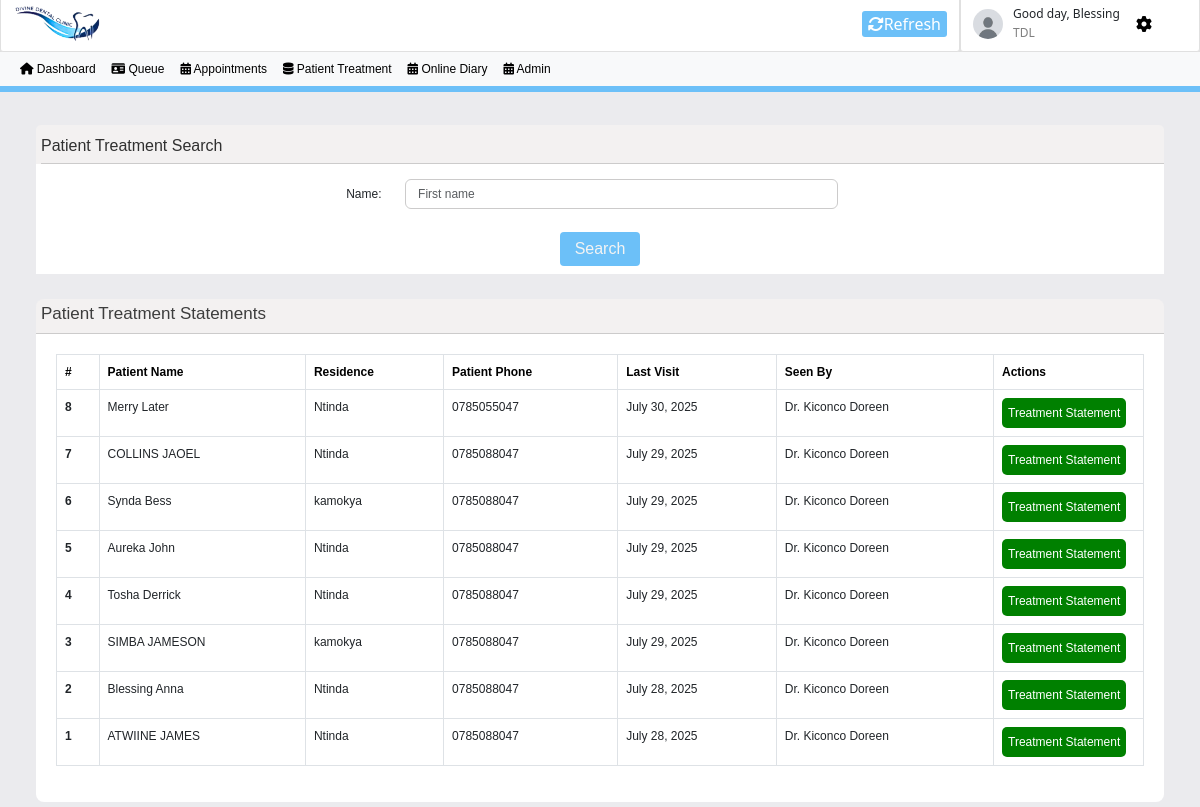
The app's page /admin_patient_treatment/ (signed in) with its own data.
### divine_dental_clinic/models.py (models this page shows, shortened)
class Patient(models.Model):
    first_name=models.CharField(max_length=100)
    last_name=models.CharField(max_length=100)
    phone=models.CharField(max_length=50)
    residence=models.CharField(max_length=100, null=True,blank=True)
    gender=models.CharField(max_length=100, null=True,blank=True)
    date_of_birth=models.DateField(null=True,blank=True)
    email=models.EmailField(unique=True,null=True,blank=True)

class Queue(models.Model):
    patient = models.ForeignKey(Patient,on_delete=models.CASCADE)
    type = models.CharField(max_length=150, null=True,blank=True)#-------for CASH or INSURANCE-----------
    number = models.CharField(max_length=150)
    id_number = models.CharField(max_length=150)
    date = models.DateField()
    created_at = models.DateField(auto_now_add=True)
    doctor = models.CharField(max_length=150, null=True,blank=True)
    procedure = models.CharField(max_length=150, null=True,blank=True)

### divine_dental_clinic/views.py (the view)
# urls.py: path('admin_patient_treatment/', views.admin_patient_treatment, name='admin_patient_treatment'),
@login_required(login_url="login")
@user_passes_test(is_admin)
def admin_patient_treatment(request):
    patients = Patient.objects.all().order_by('-id')
    first_name_q = request.GET.get('first_name')
    if first_name_q:
        patients = patients.filter(first_name__icontains=first_name_q)
    mydict = {
        'patients':patients
    }
    return render(request, 'admin-patient-treatment.html', context=mydict)

### divine_dental_clinic/views.py (called while the page is built)
def is_admin(user):
    return user.groups.filter(name='ADMIN').exists()

### divine_dental_clinic/templates/admin-patient-treatment.html (shortened to what this page needs)
{% load static %}
<!DOCTYPE html>
<html lang="en">
<head>
    <link rel="stylesheet" href="https://cdnjs.cloudflare.com/ajax/libs/font-awesome/6.7.2/css/all.min.css"
 />
    <link href="https://cdn.jsdelivr.net/npm/bootstrap@5.3.0/dist/css/bootstrap.min.css"
    rel="stylesheet">
</head>
<body style="background-color: rgb(235, 235, 238);">
    <header style="position: fixed;width: 100%;">
        <nav style="width: 100%; padding-top: 1px; background-color: rgb(224, 224, 224);">
            <div style="
            display: flex; justify-content: space-between;">
                <div style="
                width: 80%;
                display: flex;
                background-color: hsl(0, 0%, 100%);
                justify-content: space-between;
                align-items: center;
                padding: 1%;
                border-radius: 3px;
                border: 1px solid rgb(224, 224, 224);">
                    <div style="display: flex;">
                        <img style="height: 50px;margin: -20px 0 -20px 0;" src="{% static 'img/vim-removebg.png' %}" alt="img">
                    </div>
                    <button id="refreshButton" style="
                    background-color: rgb(108, 192, 248);
                    border: none;
                    border-radius: 3px;
                    color: white;"><i class="fa-solid fa-rotate"></i>Refresh</button>
                </div>
                <div class="dropdown" style="
                display: flex;
                align-items: center;
                padding: 1%;
                width: 20%;
                background-color: hsl(0, 0%, 100%);
                gap: 10px;
                border: 1px solid rgb(224, 224, 224);
                border-radius: 3px;
                align-items: center;">
                    <div>
                        <img style="width: 30px;height: 30px;border-radius: 50%;" src="{% static 'img/user.jpg' %}" alt="pic">
                    </div>
                    <div style="display: flex;flex-direction: column; justify-content: center; height: 30px;">
                        <p style="font-size: 12px; font-weight: 500; margin-top: 15px;">Good day, {{request.user.username}}</p>
                        <p style="font-size: 12px; margin-top: -15px; color: grey;font-weight: 500;">TDL</p>
                    </div>
                    <div>
                        <a href="{% url 'admin_my_profile' %}"><button style="
                            background-color: white;
                            border: none;"><i class="fa-solid fa-gear"></i></button></a>
                    </div>
                </div>
            </div>
        </nav>
        <nav style="
        border-bottom: 6px solid rgb(108, 192, 248);
        height: 40px;" class="navbar navbar-expand-lg navbar-light bg-light">
            <div class="container-fluid">
                <div class="collapse navbar-collapse" id="navbarSupportedContent">
                    <ul class="navbar-nav me-auto mb-2 mb-lg-0">
                        <li class="nav-item">
                            <a style="font-size: 12px;font-family: sans-serif, Courier; font-weight: 500;color: black;" class="nav-link active" aria-current="page" href="{% url 'admin_dashboard' %}"><i class="fa-solid fa-house"></i> Dashboard</a>
                        </li>
                        <li class="nav-item">
                            <a style="font-size: 12px;font-family: sans-serif, Courier; font-weight: 500;color: black;" class="nav-link" href="{% url 'admin_queue' %}"><i class="fa-solid fa-id-card"></i> Queue</a>
                        </li>
                        <li class="nav-item">
                            <a style="font-size: 12px;font-family: sans-serif, Courier; font-weight: 500;color: black;" class="nav-link" href="{% url 'admin_appointments' %}"><i class="fa-solid fa-calendar-days"></i> Appointments</a>
                        </li>
                        <li class="nav-item">
                            <a style="font-size: 12px;font-family: sans-serif, Courier; font-weight: 500;color: black;" class="nav-link" href="{% url 'admin_patient_treatment' %}"><i class="fa-solid fa-database"></i> Patient Treatment</a>
                        </li>
                        <li class="nav-item">
                            <a style="font-size: 12px;font-family: sans-serif, Courier; font-weight: 500;color: black;" class="nav-link" href="{% url 'admin_online_diary' %}"><i class="fa-solid fa-calendar-days"></i> Online Diary</a>
                        </li>
                        <li class="nav-item">
                            <a style="font-size: 12px;font-family: sans-serif, Courier; font-weight: 500;color: black;" class="nav-link" href="{% url 'admin_actions' %}"><i class="fa-solid fa-calendar-days"></i> Admin</a>
                        </li>
                    </ul>
                </div>
            </div>
        </nav>
    </header>
    <div class="extended">
        <div class="search-appointments" style="padding-top: 130px;">
            <div class="search-appointments-container">
                <div class="search">
                    <p style="
                    color: rgb(48, 48, 48);
                    font-family: sans-serif;">Patient Treatment Search</p>
                </div>
            </div>
            <form id="search-form" class="form" method="get" action="">
                <div class="form-inputs">
                    <div class="form-group" style="
                    width: 45%;
                    display: flex;
                    flex-direction: column;
                    gap: 15px;">
                        <div style="
                        display: flex;
                        align-items: center;">
                            <label for="inputPassword6" style="font-size: 12px;font-family: sans-serif; width: 10%;">Name:</label>
                            <input name="first_name" type="text" placeholder="First name"  id="inputPassword6" class="form-control mx-sm-3" aria-describedby="passwordHelpInline">
                        </div>
                        <div class="form-button">
                            <button class="search-button" type="submit" form="search-form">Search</button>
                        </div>
                    </div>
                </div>
            </form>
        </div>
        <div class="search-appointments">
            <div style="
                background-color: rgb(243, 241, 241);
                color: rgb(61, 61, 61);
                padding: 5px;
                height: 35px;
                border-bottom: 1px solid rgb(204, 203, 203);
                border-top-left-radius: 8px;
                border-top-right-radius: 8px;">
                <h5 style="font-size: 17px; font-family: sans-serif;">Patient Treatment Statements</h5>
            </div>
            <div style="
            padding: 20px;
            background-color: white;
            border-bottom-right-radius: 8px;
            border-bottom-left-radius: 8px;">
                <div class="table-responsive ">
                    {% if patients %}
                        <table class="table table-bordered">
                            <thead>
                                <tr>
                                    <th scope="col" style="font-size: 12px;font-family: sans-serif, Courier; font-weight: 700;color: black;">#</th>
                                    <th scope="col" style="font-size: 12px;font-family: sans-serif, Courier; font-weight: 700;color: black;">Patient Name</th>
                                    <th scope="col" style="font-size: 12px;font-family: sans-serif, Courier; font-weight: 700;color: black;">Residence</th>
                                    <th scope="col" style="font-size: 12px;font-family: sans-serif, Courier; font-weight: 700;color: black;">Patient Phone</th>
                                    <th scope="col" style="font-size: 12px;font-family: sans-serif, Courier; font-weight: 700;color: black;">Last Visit</th>
                                    <th scope="col" style="font-size: 12px;font-family: sans-serif, Courier; font-weight: 700;color: black;">Seen By</th>
                                    <th scope="col" style="font-size: 12px;font-family: sans-serif, Courier; font-weight: 700;color: black;">Actions</th>
                                </tr>
                            </thead>
                            <tbody>
                                {% for patient in patients %}
                                    <tr>
                                        <th scope="row" style="font-size: 12px;font-family: sans-serif, Courier;">{{patient.id}}</th>
                                        <td style="font-size: 12px;font-family: sans-serif, Courier;">{{patient.first_name}}   {{patient.last_name}}</td>
                                        <td style="font-size: 12px;font-family: sans-serif, Courier;">{{patient.residence}}</td>
                                        <td style="font-size: 12px;font-family: sans-serif, Courier;">{{patient.phone}}</td>
                                        <td style="font-size: 12px;font-family: sans-serif, Courier;">{{patient.queue_set.all.0.date}}</td>
                                        <td style="font-size: 12px;font-family: sans-serif, Courier;">Dr. {{patient.queue_set.all.0.doctor}}</td>
                                        <td style="font-size: 12px;font-family: sans-serif, Courier; width: 150px;">
                                            <div class="actions2">
                                                <a href="{% url 'admin_treatment_statement' patient.pk %}"><button style="background-color: green;">Treatment Statement</button></a>
                                            </div>
                                        </td>
                                    </tr>
                                {% endfor %}
                            </tbody>
                        </table>
                    {% else %}
                        <p>No patients to show</p>
                    {% endif %}
                </div>
            </div>
        </div>
    </div>
</body>
</html>

### divine_dental_clinic/templates/admin-patient-treatment.html (style rules this page uses)
.search-appointments { margin-top: -5px; padding-left: 3%; padding-right: 3%; padding-top: 30px; display: flex; flex-direction: column; justify-content: center; }
.search-appointments-container { background-color: rgb(243, 241, 241); border-top: 4px solid rgb(243, 241, 241); padding-top: 5px; padding-left: 5px; border-top-left-radius: 5px; border-top-right-radius: 5px; }
.search { width: 100%; display: flex; height: 30px; border-bottom: 1px solid rgb(204, 203, 203); }
.form { background-color: white; padding-top: 15px; display: flex; flex-direction: column; }
.form-inputs { display: flex; justify-content: space-evenly; }
.form-control { height: 30px; border: 1px solid rgb(204, 203, 203); font-family: sans-serif; font-size: 12px; width: 100%; }
.form-button { background-color: white; padding: 8px; display: flex; justify-content: center; align-items: center; }
.search-button { background-color: rgb(108, 192, 248); color: rgb(243, 243, 243); font-family: sans-serif; border: none; border-radius: 4px; padding: 5px; width: 80px; }
.actions2 { display: flex; width: 100%; justify-content: space-between; align-items: center; gap: -5px; }
.actions2 button { border: none; color: white; height: 30px; border-radius: 5px; }

### records on screen
Patient: id "8", first_name "Merry", last_name "Later", residence "Ntinda", phone "0785055047", queue_set.all.0 "July 30, 2025", queue_set.all.0.doctor "Kiconco Doreen"
Patient: id "7", first_name "COLLINS", last_name "JAOEL", residence "Ntinda", phone "0785088047", queue_set.all.0 "July 29, 2025", queue_set.all.0.doctor "Kiconco Doreen"
Patient: id "6", first_name "Synda", last_name "Bess", residence "kamokya", phone "0785088047", queue_set.all.0 "July 29, 2025", queue_set.all.0.doctor "Kiconco Doreen"
Patient: id "5", first_name "Aureka", last_name "John", residence "Ntinda", phone "0785088047", queue_set.all.0 "July 29, 2025", queue_set.all.0.doctor "Kiconco Doreen"
Patient: id "4", first_name "Tosha", last_name "Derrick", residence "Ntinda", phone "0785088047", queue_set.all.0 "July 29, 2025", queue_set.all.0.doctor "Kiconco Doreen"
Patient: id "3", first_name "SIMBA", last_name "JAMESON", residence "kamokya", phone "0785088047", queue_set.all.0 "July 29, 2025", queue_set.all.0.doctor "Kiconco Doreen"
Patient: id "2", first_name "Blessing", last_name "Anna", residence "Ntinda", phone "0785088047", queue_set.all.0 "July 28, 2025", queue_set.all.0.doctor "Kiconco Doreen"
Patient: id "1", first_name "ATWIINE", last_name "JAMES", residence "Ntinda", phone "0785088047", queue_set.all.0 "July 28, 2025", queue_set.all.0.doctor "Kiconco Doreen"

### other values on screen
{{ request.user.username }} "Blessing"
